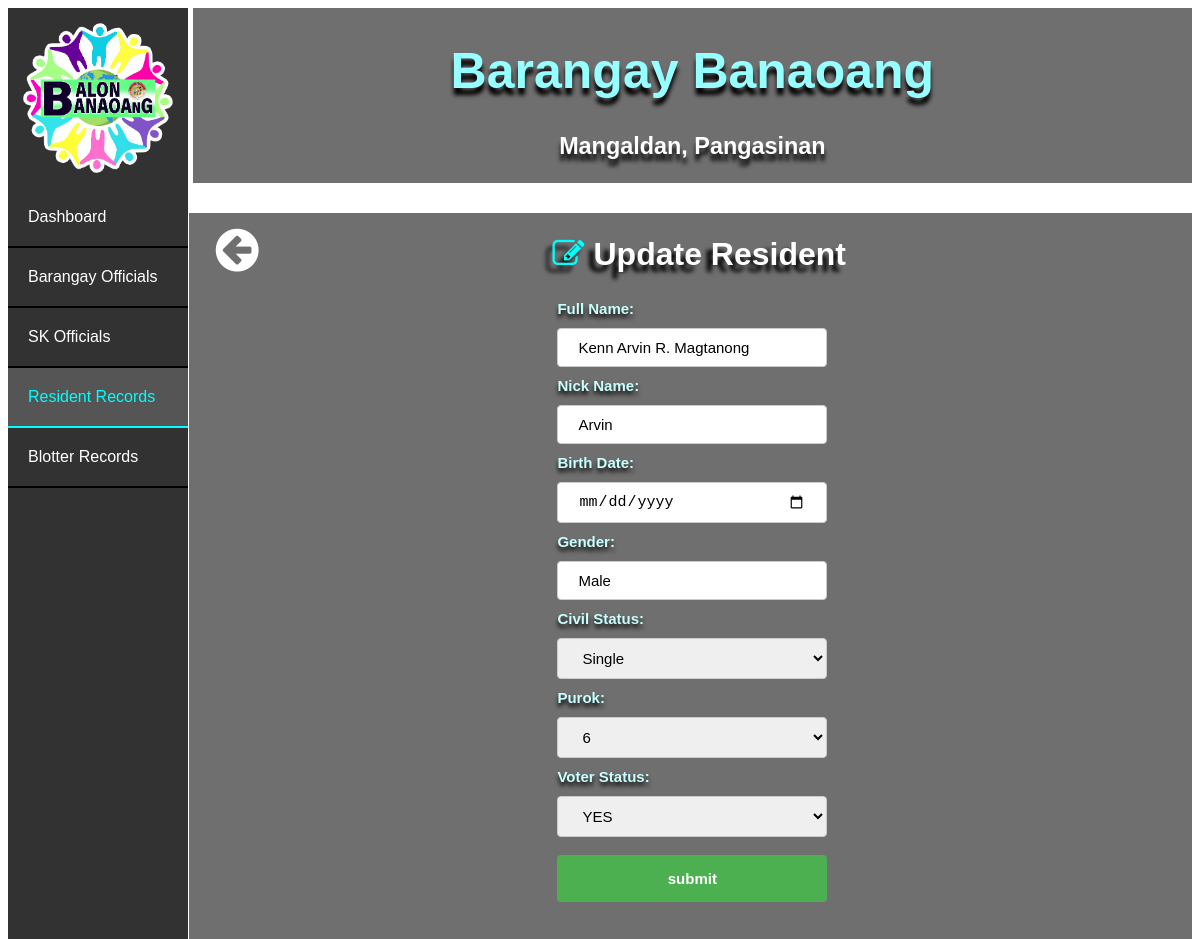
Page /edit_resident/1 on the committed database.
### bis/models.py (models this page shows, shortened)
class Resident(models.Model):
    full_name = models.CharField(max_length=30)
    nick_name = models.CharField(max_length=30)
    birth_date = models.DateField()
    gender = models.CharField(max_length=30)
    civil_status = models.CharField(max_length=30)
    purok = models.CharField(max_length=30)
    voter_status = models.CharField(max_length=30)

### bis/views.py (the view)
# urls.py: path('edit_resident/<pk>', views.edit_resident, name='edit_resident'),
def edit_resident(request, pk):
    resident = Resident.objects.get(pk = pk)
    return render(request, 'edit_residents.html', { 'edit_resident' : resident })

### bis/templates/edit_residents.html (shortened to what this page needs)
<!DOCTYPE html>
<html lang="en">
<head>
    {% load static %}
    <link rel="stylesheet" href="{% static 'index.css' %}">
    <link rel="stylesheet" type="text/css" href="https://maxcdn.bootstrapcdn.com/font-awesome/4.7.0/css/font-awesome.min.css">
</head>
<body>
    <div class="banr">
        <div class="bant"><h1>Barangay Banaoang</h1></div>
        <div class="bant2"><h3>Mangaldan, Pangasinan</h3></div>
    </div>
    <ul>
        <div class="logo1"></div>
        <li><a href="index">Dashboard</a></li>
        <li><a href="list_officials">Barangay Officials</a></li>
        <li><a href="list_sks">SK Officials</a></li>
        <li><a class="active" href="list_residents">Resident Records</a></li>
        <li><a href="list_blotters">Blotter Records</a></li>
    </ul>
    <div class="cont">
        <a href="list_officials"><i class="fa fa-arrow-circle-left" style="margin-left: 2.5%; margin-top: 1%; float: left;"></i></a>
        <h1 class="h" style="margin-right: 5%;"><i class="fa fa-edit" style="color: cyan;"></i> Update Resident</h1>
    <div class="conto">
    <form action="/edit_residents/edit/{{ edit_resident.pk }}" method="post">{% csrf_token %}
        <label for="fname">Full Name:</label>
        <input type="text" class="fname" name="full_name" value="{{ edit_resident.full_name }}">
        <label for="nname">Nick Name:</label>
        <input type="text" class="nname" name="nick_name" value="{{ edit_resident.nick_name }}">
        <label for="bdate">Birth Date:</label>
        <input type="date" class="bdate" name="birth_date" value="{{ edit_resident.birth_date }}">
        <label for="gender">Gender:</label>
        <input type="text" class="gender" name="gender" value="{{ edit_resident.gender }}">
        <label for="cstats">Civil Status:</label>
        <select class="cstat" name="civil_status" required>
            <option value="{{ edit_resident.civil_status }}">{{ edit_resident.civil_status }}</option>
        </select><br>
        <label for="purok">Purok:</label>
        <select class="cstat" name="purok" required>
            <option value="{{ edit_resident.purok }}">{{ edit_resident.purok }}</option>
        </select><br>
        <label for="vstat">Voter Status:</label>
        <select class="cstat" name="voter_status" required>
            <option value="{{ edit_resident.voter_status }}">{{ edit_resident.voter_status }}</option>
        </select><br>
        <input type="submit" value="submit">
      </form>
      </div></div>
</body>
</html>

### bis/static/index.css (style rules this page uses)
body { font-family: sans-serif; background-image: url("bg.jpg"); background-repeat: no-repeat; background-size: 100%; }
ul { list-style-type: none; margin: 0; padding:0; width: 15%; background-color:rgba(50, 50, 50); position: fixed; height: 100%; overflow: auto; }
li a { display: block; color:white; padding: 20px 20px; text-decoration: none; border-bottom:2px solid black; }
li a.active { background-color: #555; color: cyan; border-color: cyan; }
.logo1 { background-image: url("blogo.png"); background-repeat: no-repeat; background-size: 90%; background-position: center; padding:50%; }
.banr { float: right; background-color:rgba(50, 50, 50, 0.7); width: 84.4%; }
.bant { text-align: center; font-size: 25px; color: rgb(150, 255, 255); text-shadow: 0px 7px 4px #000000; }
.bant2 { font-size: 20px; text-align: center; color: white; text-shadow: 0px 7px 4px #000000; }
.cont { padding:2px ; margin-top: 2.5%; float: right; background-color:rgba(50, 50, 50, 0.7); width: 84.4%; }
.h { text-align: center; color: white; margin-right: 1%; text-shadow: -6px 7px 4px #000000; }
input[type=text], select { width: 90%; font-size: 15px; padding: 10px 20px; margin: 10px 5%; display: inline-block; border: 1px solid #ccc; border-radius: 4px; box-sizing: border-box; }
input[type=date], select { width: 90%; font-size: 15px; padding: 10px 20px; margin: 10px 5%; display: inline-block; border: 1px solid #ccc; border-radius: 4px; box-sizing: border-box; }
input[type=time], select { width: 90%; font-size: 15px; padding: 10px 20px; margin: 10px 5%; display: inline-block; border: 1px solid #ccc; border-radius: 4px; box-sizing: border-box; cursor: pointer; }
input[type=radio], select { width: 5%; font-size: 10px; margin: 2.5px 2px; display: inline-block; border: 1px solid #ccc; box-sizing: border-box; cursor: pointer; }
.cstat { width: 90%; font-size: 15px; padding: 10px 20px; margin: 10px 5%; display: inline-block; border: 1px solid #ccc; border-radius: 4px; box-sizing: border-box; cursor: pointer; }
input[type=submit] { width: 90%; background-color: #4CAF50; color: white; padding: 15px 20px; margin: 8px 5%; border: none; border-radius: 4px; cursor: pointer; font-size: 15px; font-weight: bold; }
label { text-shadow: 0px 4px 4px #000000; font-weight: bold; margin-left: 5%; font-size: 15px; color: rgb(200, 255, 255); }
.conto { margin-top: 2.5%; margin-bottom: 2.5%; padding: 2px; margin-left: 35%; width: 30%; }

### bis/templates/edit_residents.html (style rules this page uses)
.fa-arrow-circle-left { font-size: 50px; color:white; }

### rows in the picture
Resident: full_name "Kenn Arvin R. Magtanong", nick_name "Arvin", gender "Male", civil_status "Single", purok "6", voter_status "YES"
